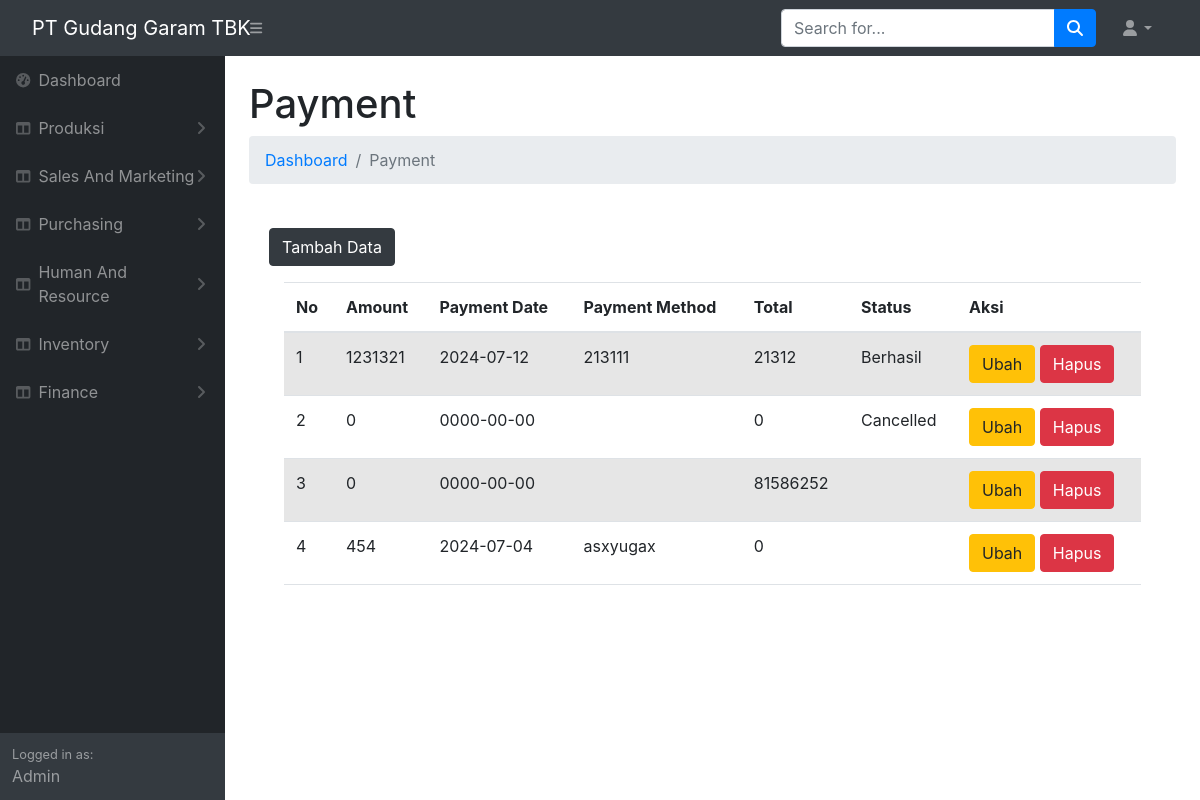
Screenshot of /produksi/payment.php with the database file from the repository.
### tables this page shows
CREATE TABLE `payment` (
  `id_payment` int(11) NOT NULL,
  `customer_id` int(11) NOT NULL,
  `amount` int(11) NOT NULL,
  `payment_date` date NOT NULL,
  `payment_method` varchar(25) NOT NULL,
  `total` int(11) NOT NULL,
  `status` varchar(50) NOT NULL
);

### produksi/payment.php (the view, shortened to what this page needs)
<!DOCTYPE html>
<html lang="en">
    <head>
        <link rel="stylesheet" type="text/css" media="screen" href="https://cdn.datatables.net/1.13.1/css/jquery.dataTables.min.css">
    <link rel="stylesheet" type="text/css" media="screen" href="https://cdnjs.cloudflare.com/ajax/libs/twitter-bootstrap/5.2.0/css/bootstrap.min.css">
    <link rel="stylesheet" type="text/css" media="screen" href="https://cdn.datatables.net/1.13.1/css/dataTables.bootstrap5.min.css">
        <link href="https://cdn.jsdelivr.net/npm/simple-datatables@7.1.2/dist/style.min.css" rel="stylesheet" />
        <link href="css/styles.css" rel="stylesheet" />
    </head>
    <body class="sb-nav-fixed">
        <nav class="sb-topnav navbar navbar-expand navbar-dark bg-dark">
            <a class="navbar-brand ps-3" href="index.html">PT Gudang Garam TBK</a>
            <button class="btn btn-link btn-sm order-1 order-lg-0 me-4 me-lg-0" id="sidebarToggle" href="#!"><i class="fas fa-bars"></i></button>
            <form class="d-none d-md-inline-block form-inline ms-auto me-0 me-md-3 my-2 my-md-0">
                <div class="input-group">
                    <input class="form-control" type="text" placeholder="Search for..." aria-label="Search for..." aria-describedby="btnNavbarSearch" />
                    <button class="btn btn-primary" id="btnNavbarSearch" type="button"><i class="fas fa-search"></i></button>
                </div>
            </form>
            <ul class="navbar-nav ms-auto ms-md-0 me-3 me-lg-4">
                <li class="nav-item dropdown">
                    <a class="nav-link dropdown-toggle" id="navbarDropdown" href="#" role="button" data-bs-toggle="dropdown" aria-expanded="false"><i class="fas fa-user fa-fw"></i></a>
                </li>
            </ul>
        </nav>
        <div id="layoutSidenav">
            <div id="layoutSidenav_nav">
                <nav class="sb-sidenav accordion sb-sidenav-dark" id="sidenavAccordion">
                    <div class="sb-sidenav-menu">
                        <div class="nav">
                        <a class="nav-link" href="index.php">
                                <div class="sb-nav-link-icon"><i class="fas fa-tachometer-alt"></i></div>
                                Dashboard
                            </a>
                            <a class="nav-link collapsed" href="#" data-bs-toggle="collapse" data-bs-target="#collapseLayouts" aria-expanded="false" aria-controls="collapseLayouts">
                                <div class="sb-nav-link-icon"><i class="fas fa-columns"></i></div>
                                Produksi
                                <div class="sb-sidenav-collapse-arrow"><i class="fas fa-angle-down"></i></div>
                            </a>
                            <a class="nav-link collapsed" href="#" data-bs-toggle="collapse" data-bs-target="#collapseLayouts" aria-expanded="false" aria-controls="collapseLayouts">
                                <div class="sb-nav-link-icon"><i class="fas fa-columns"></i></div>
                                Sales And Marketing
                                <div class="sb-sidenav-collapse-arrow"><i class="fas fa-angle-down"></i></div>
                            </a>
                        <a class="nav-link collapsed" href="#" data-bs-toggle="collapse" data-bs-target="#collapseLayouts" aria-expanded="false" aria-controls="collapseLayouts">
                            <div class="sb-nav-link-icon"><i class="fas fa-columns"></i></div>
                            Purchasing
                            <div class="sb-sidenav-collapse-arrow"><i class="fas fa-angle-down"></i></div>
                        </a>
                        <a class="nav-link collapsed" href="#" data-bs-toggle="collapse" data-bs-target="#collapseLayouts" aria-expanded="false" aria-controls="collapseLayouts">
                        <div class="sb-nav-link-icon"><i class="fas fa-columns"></i></div>
                            Human And Resource
                            <div class="sb-sidenav-collapse-arrow"><i class="fas fa-angle-down"></i></div>
                            </a>
                        <a class="nav-link collapsed" href="#" data-bs-toggle="collapse" data-bs-target="#collapseLayouts" aria-expanded="false" aria-controls="collapseLayouts">
                            <div class="sb-nav-link-icon"><i class="fas fa-columns"></i></div>
                                Inventory
                                <div class="sb-sidenav-collapse-arrow"><i class="fas fa-angle-down"></i></div>
                                </a>
                        <a class="nav-link collapsed" href="#" data-bs-toggle="collapse" data-bs-target="#collapseLayouts" aria-expanded="false" aria-controls="collapseLayouts">
                            <div class="sb-nav-link-icon"><i class="fas fa-columns"></i></div>
                            Finance
                            <div class="sb-sidenav-collapse-arrow"><i class="fas fa-angle-down"></i></div>
                        </a>
                        <!DOCTYPE html>
                        <html lang="en">
                        <head>
                            <link href="https://stackpath.bootstrapcdn.com/bootstrap/4.5.2/css/bootstrap.min.css" rel="stylesheet">
                        </head>
                        <body>
                        </body>
                        </html>
                        </div>
                    </div>
                    <div class="sb-sidenav-footer">
                        <div class="small">Logged in as:</div>
                        Admin
                    </div>
                </nav>
            </div>
            <div id="layoutSidenav_content">
            <main>
                    <div class="container-fluid px-4">
                        <h1 class="mt-4">Payment</h1>
                        <ol class="breadcrumb mb-4">
                            <li class="breadcrumb-item"><a href="index.html">Dashboard</a></li>
                            <li class="breadcrumb-item active">Payment</li>
                        </ol>
            <div class="card-body">
                <button type="button" class="btn btn-dark mb-3" data-bs-toggle="modal" data-bs-target="#modaldaftar">
                    Tambah Data
                </button>
                <div class="container">
    <table id="export" class="table table-striped" style="width:100%">
        <thead>
            <tr>
                <th>No</th>
                <th>Amount</th>
                <th>Payment Date</th>
                <th>Payment Method</th>
                <th>Total</th>
                <th>Status</th>
                <th>Aksi</th>
            </tr>
        </thead>
        <tbody>
            <?php
            include "koneksi/koneksi.php";
            $no = 1;
            $tampil = mysqli_query($koneksi, "SELECT * FROM payment ORDER BY id_payment DESC");
            while ($data = mysqli_fetch_array($tampil)) {
                echo "<tr>
                <td>".$no."</td>
                <td>".$data['amount']."</td>
                <td>".$data['payment_date']."</td>
                <td>".$data['payment_method']."</td>
                <td>".$data['total']."</td>
                <td>".$data['status']."</td>
                <td>
                    <a href='#' class='btn btn-warning' data-bs-toggle='modal' data-bs-target='#modalubah".$no."'>Ubah</a>
                    <a href='#' class='btn btn-danger' data-bs-toggle='modal' data-bs-target='#modalhapus".$no."'>Hapus</a>
                </td>
                </tr>";
                $no++;
            }
            ?>
        </tbody>
    </table>
</div>
            </div>
        </div>
    </div>
  </body>
</html>

### rows the page displays
payment: amount "1231321", payment_date "2024-07-12", payment_method "213111", total "21312", status "Berhasil"
payment: amount "0", payment_date "0000-00-00", total "0", status "Cancelled"
payment: amount "0", payment_date "0000-00-00", total "81586252"
payment: amount "454", payment_date "2024-07-04", payment_method "asxyugax", total "0"
